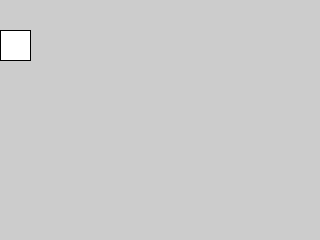
Frame 1 (no input)
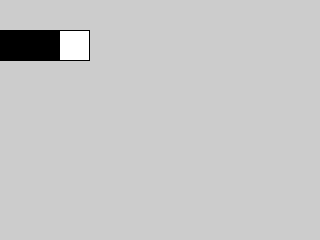
Frame 60 (the mouse pressed at the canvas centre just before this capture)
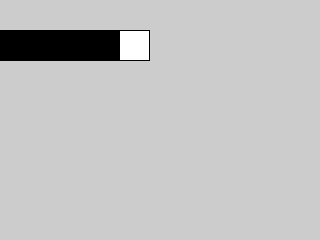
Frame 120 (the mouse held since frame 60 and released just before this capture)

The Processing sketch that drew these frames (run headless with seeded random() and noise(); from frame 60 on, the mouse is pressed at the canvas centre):

// Processing sketch: Class7_IfResets
// ── Class7_IfResets.pde

// initial value for x and its speed
int x = 0;
int xSpeed = 1;
void setup() {
  size(320,240);
}

void draw() {
//  background(255);
  rect(x, 30, 30, 30);

  // make x go forward
  x+=xSpeed;
 
  // make x reset
  if(x>width){
    // reset x to 0
    x = 0;
  }
}
